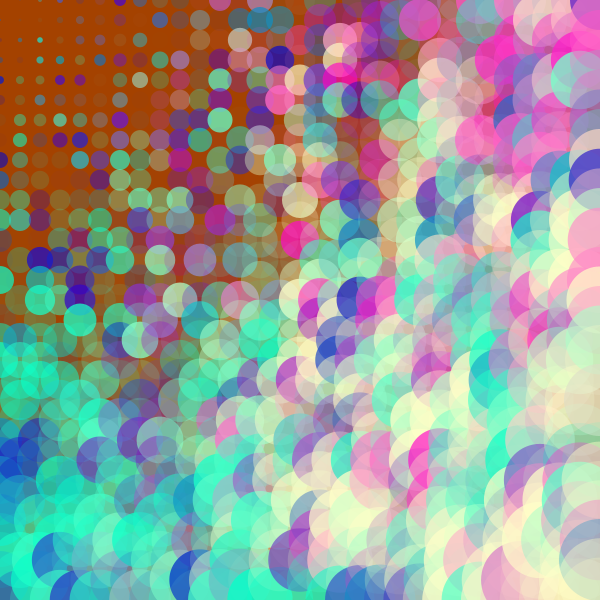
Frame 1 (no input)
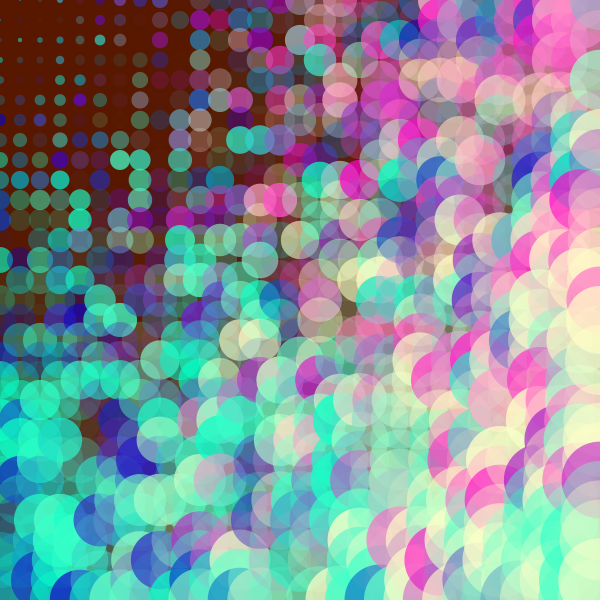
Frame 60 (the mouse pressed at the canvas centre just before this capture)
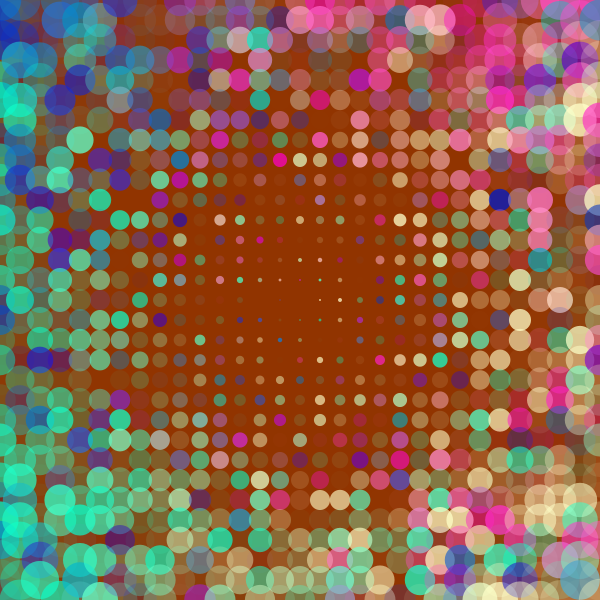
Frame 120 (the mouse held since frame 60 and released just before this capture)

The Processing sketch that drew these frames (run headless with seeded random() and noise(); from frame 60 on, the mouse is pressed at the canvas centre):

// Processing sketch: processing_59892
// ── processing_59892.pde

float max_distance;

void setup() {
  size(600,600); 
  smooth();
  noStroke();
  max_distance = dist(0, 0, width, height);
}

void draw() {
  background(random (255), random(255),0);

  for(int x = 0; x <= width; x += 20) {
    for(int y = 0; y <= height; y += 20) {
      float size = dist(mouseX, mouseY, x, y);
      size = size/10;
      fill(random(x+20), random(y+200), 200, random(200));
      ellipse(x, y, size, size);
    }
  }
}
